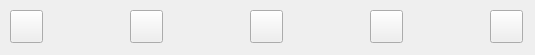
<?xml version="1.0" encoding="UTF-8"?>
<ui version="4.0">
 <class>JanusPromotionDialog</class>
 <widget class="QDialog" name="JanusPromotionDialog">
  <property name="windowModality">
   <enum>Qt::WindowModality::WindowModal</enum>
  </property>
  <property name="geometry">
   <rect>
    <x>0</x>
    <y>0</y>
    <width>535</width>
    <height>55</height>
   </rect>
  </property>
  <property name="windowTitle">
   <string>Promotion</string>
  </property>
  <widget class="QToolButton" name="toolButton">
   <property name="geometry">
    <rect>
     <x>10</x>
     <y>10</y>
     <width>33</width>
     <height>33</height>
    </rect>
   </property>
   <property name="text">
    <string/>
   </property>
   <property name="icon">
    <iconset resource="resources.qrc">
     <normaloff>:/pieces_eur/images/BlackRook.png</normaloff>:/pieces_eur/images/BlackRook.png</iconset>
   </property>
  </widget>
  <widget class="QToolButton" name="toolButton_2">
   <property name="geometry">
    <rect>
     <x>130</x>
     <y>10</y>
     <width>33</width>
     <height>33</height>
    </rect>
   </property>
   <property name="text">
    <string/>
   </property>
   <property name="icon">
    <iconset resource="resources.qrc">
     <normaloff>:/pieces_eur/images/BlackKnight.png</normaloff>:/pieces_eur/images/BlackKnight.png</iconset>
   </property>
  </widget>
  <widget class="QToolButton" name="toolButton_3">
   <property name="geometry">
    <rect>
     <x>250</x>
     <y>10</y>
     <width>33</width>
     <height>33</height>
    </rect>
   </property>
   <property name="text">
    <string/>
   </property>
   <property name="icon">
    <iconset resource="resources.qrc">
     <normaloff>:/pieces_eur/images/BlackBishop.png</normaloff>:/pieces_eur/images/BlackBishop.png</iconset>
   </property>
  </widget>
  <widget class="QToolButton" name="toolButton_4">
   <property name="geometry">
    <rect>
     <x>370</x>
     <y>10</y>
     <width>33</width>
     <height>33</height>
    </rect>
   </property>
   <property name="text">
    <string/>
   </property>
   <property name="icon">
    <iconset resource="resources.qrc">
     <normaloff>:/pieces_eur/images/BlackQueen.png</normaloff>:/pieces_eur/images/BlackQueen.png</iconset>
   </property>
  </widget>
  <widget class="QToolButton" name="toolButton_5">
   <property name="geometry">
    <rect>
     <x>490</x>
     <y>10</y>
     <width>33</width>
     <height>33</height>
    </rect>
   </property>
   <property name="text">
    <string/>
   </property>
   <property name="icon">
    <iconset resource="resources.qrc">
     <normaloff>:/pieces_eur/images/BlackArchbishop.png</normaloff>:/pieces_eur/images/BlackArchbishop.png</iconset>
   </property>
  </widget>
 </widget>
 <resources>
  <include location="resources.qrc"/>
 </resources>
 <connections/>
</ui>
